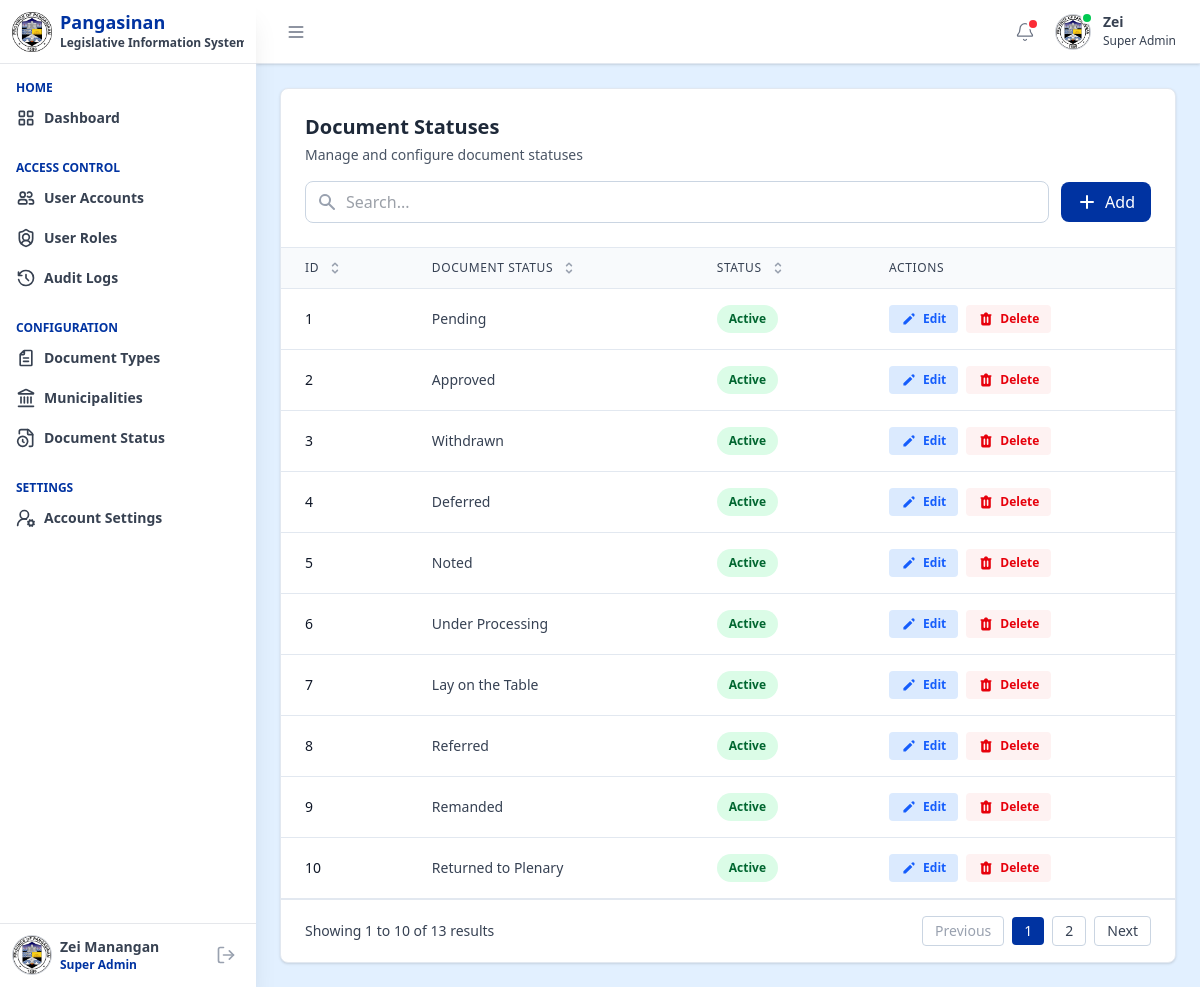
Page /pages/super_admin/document_statuses.php (signed in) on the committed database.
### tables this page shows
CREATE TABLE `document_statuses` (
  `document_status_id` int NOT NULL,
  `document_status_name` varchar(255) NOT NULL,
  `status` enum('active','inactive') DEFAULT 'active',
  `is_deleted` tinyint(1) DEFAULT '0',
  `created_at` datetime DEFAULT CURRENT_TIMESTAMP,
  `updated_at` datetime DEFAULT CURRENT_TIMESTAMP ON UPDATE CURRENT_TIMESTAMP,
  `created_by` int DEFAULT NULL,
  `updated_by` int DEFAULT NULL
);

### includes/fetch_doc_stats_data.php (called while the page is built, shortened)
<?php
require_once 'db.php';
function getAllDocStats() {
    global $pdo;
    try {
        $query = "
            SELECT
                document_status_id,
                document_status_name,
                status,
                created_at,
                updated_at
            FROM document_statuses
            WHERE is_deleted = FALSE
            ORDER BY document_status_id ASC
        ";
        $stmt = $pdo->prepare($query);
        $stmt->execute();
        return $stmt->fetchAll(PDO::FETCH_ASSOC);
    } catch (PDOException $e) {
        return ['error' => 'Database error: ' . $e->getMessage()];
    }
}
?>

### pages/super_admin/document_statuses.php (the view, shortened to what this page needs)
<?php
include '../../components/header.php';
include '../../includes/fetch_doc_stats_data.php';
$docStats = getAllDocStats();
?>
<div class="">
    <?php include '../../components/sidebar.php'; ?>
    <div class="flex-1 md:ml-64 min-h-screen">
        <?php
        include '../../components/topbar.php';
        ?>
        <main class="p-3 sm:p-6">
            <div class="bg-white rounded-lg shadow-sm border border-slate-200">
                <div class="p-6 border-b border-slate-200">
                    <div class="flex flex-col gap-4">
                        <div>
                            <h2 class="text-xl font-bold text-gray-800">Document Statuses</h2>
                            <p class="text-sm text-gray-600 mt-1">Manage and configure document statuses</p>
                        </div>
                        <div class="flex items-center gap-3 w-full">
                            <div class="relative flex-1">
                                <div class="absolute inset-y-0 left-0 pl-3 flex items-center pointer-events-none">
                                    <svg class="h-5 w-5 text-gray-400" xmlns="http://www.w3.org/2000/svg"
                                        viewBox="0 0 20 20" fill="currentColor">
                                        <path fill-rule="evenodd"
                                            d="M8 4a4 4 0 100 8 4 4 0 000-8zM2 8a6 6 0 1110.89 3.476l4.817 4.817a1 1 0 01-1.414 1.414l-4.816-4.816A6 6 0 012 8z"
                                            clip-rule="evenodd" />
                                    </svg>
                                </div>
                                <input type="text" id="searchInput" placeholder="Search..."
                                    class="pl-10 pr-4 py-2 border border-slate-300 rounded-lg outline-none w-full focus:ring-2 focus:ring-[#0033A1] focus:border-transparent"
                                    onkeyup="filterTable()">
                            </div>
                            <button onclick="openModal('doc-stat-add-modal')"
                                class="px-4 py-2 bg-[#0033A1] text-white rounded-lg hover:bg-blue-800 transition-colors duration-200 font-medium flex items-center gap-2 cursor-pointer whitespace-nowrap">
                                <svg class="h-5 w-5" xmlns="http://www.w3.org/2000/svg" viewBox="0 0 20 20"
                                    fill="currentColor">
                                    <path fill-rule="evenodd"
                                        d="M10 3a1 1 0 00-1 1v5H4a1 1 0 100 2h5v5a1 1 0 102 0v-5h5a1 1 0 100-2h-5V4a1 1 0 00-1-1z"
                                        clip-rule="evenodd" />
                                </svg>
                                Add
                            </button>
                        </div>
                    </div>
                </div>
                <div class="overflow-x-auto">
                    <table id="usersTable" class="min-w-full divide-y divide-slate-200">
                        <thead class="bg-slate-50">
                            <tr>
                                <th scope="col"
                                    class="px-3 sm:px-6 py-3 text-left text-xs font-medium text-gray-700 uppercase tracking-wider cursor-pointer"
                                    onclick="sortTable(0)">
                                    <div class="flex items-center gap-2">
                                        ID
                                    </div>
                                </th>
                                <th scope="col"
                                    class="px-3 sm:px-6 py-3 text-left text-xs font-medium text-gray-700 uppercase tracking-wider cursor-pointer"
                                    onclick="sortTable(1)">
                                    <div class="flex items-center gap-2">
                                        Document Status
                                    </div>
                                </th>
                                <th scope="col"
                                    class="px-3 sm:px-6 py-3 text-left text-xs font-medium text-gray-700 uppercase tracking-wider cursor-pointer"
                                    onclick="sortTable(2)">
                                    <div class="flex items-center gap-2">
                                        Status
                                    </div>
                                </th>
                                <th scope="col"
                                    class="px-3 sm:px-6 py-3 text-left text-xs font-medium text-gray-700 uppercase tracking-wider">
                                    Actions
                                </th>
                            </tr>
                        </thead>
                        <tbody class="bg-white divide-y divide-slate-200" id="tableBody">
                            <?php if (isset($docStats['error'])): ?>
                                <tr>
                                    <td colspan="4" class="px-6 py-8 text-center text-red-600">
                                        <?php echo htmlspecialchars($docStats['error']); ?>
                                    </td>
                                </tr>
                            <?php elseif (empty($docStats)): ?>
                            <?php else: ?>
                                <?php foreach ($docStats as $docStat): ?>
                                    <tr class="hover:bg-slate-50 transition-colors duration-150">
                                        <td class="px-3 sm:px-6 py-3 sm:py-4 whitespace-nowrap text-sm font-medium text-gray-900">
                                            <?php echo htmlspecialchars($docStat['document_status_id']); ?>
                                        </td>
                                        <td class="px-3 sm:px-6 py-3 sm:py-4 whitespace-nowrap text-sm text-gray-700">
                                            <?php echo htmlspecialchars($docStat['document_status_name']); ?>
                                        </td>
                                        <td class="px-3 sm:px-6 py-3 sm:py-4 whitespace-nowrap">
                                            <?php
                                            $statusClass = $docStat['status'] === 'active'
                                                ? 'bg-green-100 text-green-800'
                                                : 'bg-gray-200 text-gray-800';
                                            ?>
                                            <span
                                                class="px-3 py-1 inline-flex text-xs leading-5 font-semibold rounded-full <?php echo $statusClass; ?>">
                                                <?php echo htmlspecialchars(ucfirst($docStat['status'])); ?>
                                            </span>
                                        </td>
                                        <td class="px-3 sm:px-6 py-3 sm:py-4 whitespace-nowrap text-sm font-medium">
                                            <div class="flex items-center gap-2">
                                                <button onclick="editDocStat(<?php echo $docStat['document_status_id']; ?>)" class="inline-flex items-center gap-1.5 px-3 py-1.5 text-xs font-bold text-blue-600 bg-blue-100 hover:bg-blue-200 rounded transition duration-150 cursor-pointer">
                                                    <svg class="h-4 w-4" xmlns="http://www.w3.org/2000/svg" viewBox="0 0 20 20"
                                                        fill="currentColor">
                                                        <path
                                                            d="M13.586 3.586a2 2 0 112.828 2.828l-.793.793-2.828-2.828.793-.793zM11.379 5.793L3 14.172V17h2.828l8.38-8.379-2.83-2.828z" />
                                                    </svg>
                                                    Edit
                                                </button>
                                                <button
                                                    onclick="deleteDocStat(<?php echo $docStat['document_status_id']; ?>, '<?php echo htmlspecialchars($docStat['document_status_name']); ?>')"
                                                    class="inline-flex items-center gap-1.5 px-3 py-1.5 text-xs font-bold text-red-600 bg-red-50 hover:text-red-900 rounded transition duration-150 cursor-pointer">
                                                    Delete
                                                </button>
                                            </div>
                                        </td>
                                    </tr>
                                <?php endforeach; ?>
                            <?php endif; ?>
                        </tbody>
                    </table>
                </div>
                <div
                    class="px-4 sm:px-6 py-4 border-t border-slate-200 flex flex-col sm:flex-row items-center justify-between gap-4">
                    <div id="paginationInfo" class="text-sm text-gray-700">
                    </div>
                    <div id="paginationContainer" class="flex items-center space-x-2">
                    </div>
                </div>
            </div>
        </main>
    </div>
</div>
</body>
</html>

### components/sidebar.php (style rules this page uses)
@media (min-width: 768px) { .md\:ml-64 { transition: margin-left 0.3s ease; } }

### rows in the picture
document_statuses: document_status_id "1", document_status_name "Pending", status "Active"
document_statuses: document_status_id "2", document_status_name "Approved", status "Active"
document_statuses: document_status_id "3", document_status_name "Withdrawn", status "Active"
document_statuses: document_status_id "4", document_status_name "Deferred", status "Active"
document_statuses: document_status_id "5", document_status_name "Noted", status "Active"
document_statuses: document_status_id "6", document_status_name "Under Processing", status "Active"
document_statuses: document_status_id "7", document_status_name "Lay on the Table", status "Active"
document_statuses: document_status_id "8", document_status_name "Referred", status "Active"
document_statuses: document_status_id "9", document_status_name "Remanded", status "Active"
document_statuses: document_status_id "10", document_status_name "Returned to Plenary", status "Active"

### other values in the picture
$_SESSION['role_name'] "Super Admin"
$_SESSION['first_name'] "Zei"
